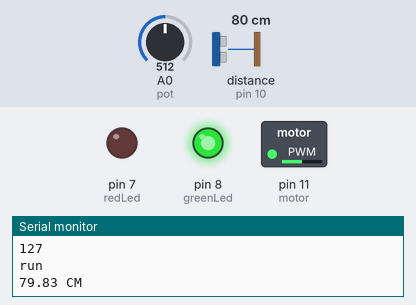
This sketch was run on a simulated Arduino Uno, built with avr-gcc and run on an emulated ATmega328P. On the bench: switched loads named in the sketch (green lamp = pin HIGH), output pins drawn as LEDs (lit = HIGH), the last lines printed to the serial monitor. Wiring (inferred from the names in the program): ultrasonic range finder: trigger pin 9; echo pin 10. The inputs (shaded band) are chosen by the test bench; at power-on: distance to the obstacle (sensor on pin 10) 80 cm, A0 (pot) = 512. The echo pulse lasts 58.3 µs per cm; pins used as bus, display or sensor lines are not drawn.

Above: at 1.2 s.
1.3 s: distance to the obstacle (sensor on pin 10) set to 2 cm
At 1.9 s:
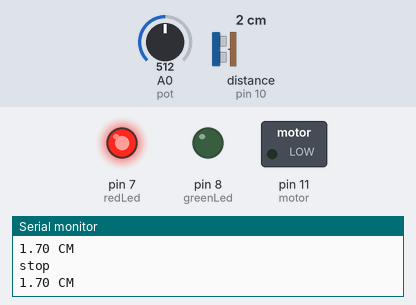
2.8 s: distance to the obstacle (sensor on pin 10) set to 9 cm
5.8 s: distance to the obstacle (sensor on pin 10) set to 12 cm
At 6.5 s:
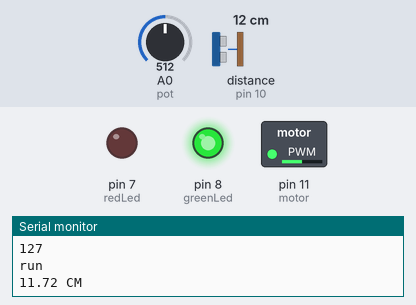
8.8 s: A0 (pot) set to 716
At 9.8 s:
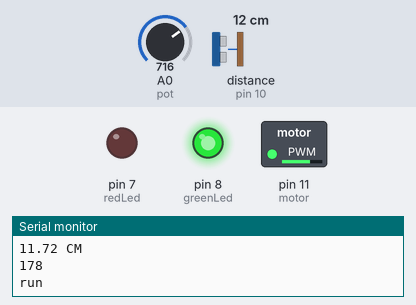
10.3 s: A0 (pot) set to 900
At 11.5 s:
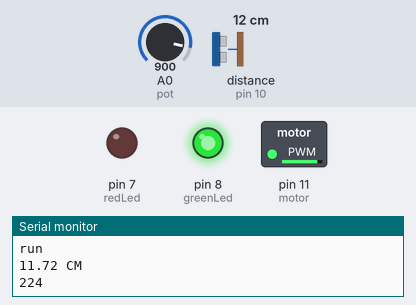
11.8 s: A0 (pot) set to 46
At 12.6 s:
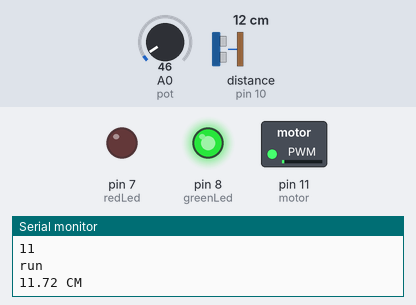
13.3 s: A0 (pot) set to 39
At 13.8 s:
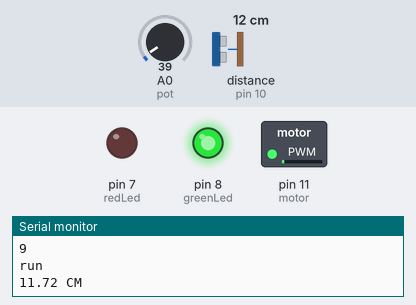
Timing chart, 0 to 15.8 s (numbered marks = the images above; inputs shaded):
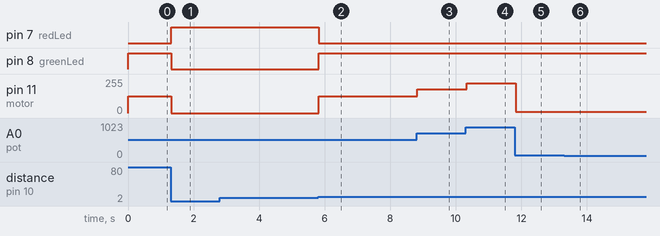

The sketch:

electrical_challenge.ino
```cpp
int redLed = 7;
int greenLed = 8;
int pot = 0;
int trigPin = 9;
int echoPin = 10;
int motor = 11;

void setup() {
// Runs once
 Serial.begin(9600);
 pinMode(pot, INPUT);
 pinMode(trigPin, OUTPUT);
 pinMode(echoPin, INPUT);
 pinMode(redLed, OUTPUT);
 pinMode(greenLed, OUTPUT);
 pinMode(motor, OUTPUT);
}

void loop () {
 int motor_spd;
 int pot_val;
 pot_val = analogRead(pot);

 double duration, distance;
 digitalWrite(trigPin, HIGH);
 delayMicroseconds(1000);
 digitalWrite(trigPin, LOW);
 duration = pulseIn(echoPin, HIGH);
 distance = (duration/2.0/29.1);
 Serial.print(distance);
 Serial.println(" CM");

 if(distance < 10) {
  analogWrite(motor, 0);
  digitalWrite(redLed, HIGH);
  digitalWrite(greenLed, LOW);
  Serial.println("stop");
 } else {
  motor_spd = map(pot_val, 1, 1023, 0, 255);
  Serial.println(motor_spd);
  analogWrite(motor, motor_spd);
  digitalWrite(greenLed, HIGH);
  digitalWrite(redLed, LOW);
  Serial.println("run");
 }
}
```

Measured:
- the behaviour switches between 10 and 11 cm on distance to the obstacle (sensor on pin 10) (found by bisection; images 1 and 2)
- after the input at 1.3 s, pin 7 (redLed): LOW → HIGH at once; pin 8 (greenLed): HIGH → LOW at once; pin 11 (motor): 127/255 → 0/255 at once
- after the input at 5.8 s, pin 7 (redLed): HIGH → LOW at once; pin 8 (greenLed): LOW → HIGH at once; pin 11 (motor): 0/255 → 127/255 at once
- after the input at 8.8 s, pin 11 (motor): 127/255 → 178/255 at once
- after the input at 10.3 s, pin 11 (motor): 178/255 → 224/255 at once
- after the input at 11.8 s, pin 11 (motor): 224/255 → 11/255 at once
- after the input at 13.3 s, pin 11 (motor): 11/255 → 9/255 at once
